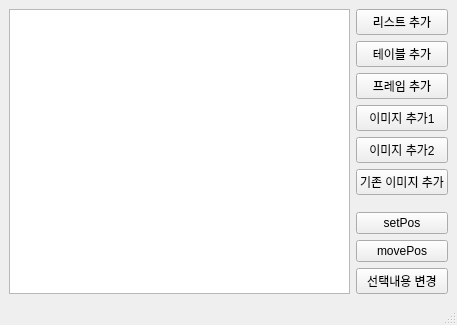
<?xml version="1.0" encoding="UTF-8"?>
<ui version="4.0">
 <class>MainWindow</class>
 <widget class="QMainWindow" name="MainWindow">
  <property name="geometry">
   <rect>
    <x>0</x>
    <y>0</y>
    <width>457</width>
    <height>325</height>
   </rect>
  </property>
  <property name="windowTitle">
   <string>MainWindow</string>
  </property>
  <property name="styleSheet">
   <string notr="true"/>
  </property>
  <property name="documentMode">
   <bool>true</bool>
  </property>
  <widget class="QWidget" name="centralwidget">
   <layout class="QHBoxLayout" name="horizontalLayout">
    <item>
     <widget class="QTextEdit" name="textEdit">
      <property name="lineWrapMode">
       <enum>QTextEdit::NoWrap</enum>
      </property>
     </widget>
    </item>
    <item>
     <layout class="QVBoxLayout" name="verticalLayout_3">
      <item>
       <layout class="QVBoxLayout" name="verticalLayout">
        <item>
         <widget class="QPushButton" name="btnList">
          <property name="text">
           <string>리스트 추가</string>
          </property>
         </widget>
        </item>
        <item>
         <widget class="QPushButton" name="btnTable">
          <property name="text">
           <string>테이블 추가</string>
          </property>
         </widget>
        </item>
        <item>
         <widget class="QPushButton" name="btninsert">
          <property name="text">
           <string>프레임 추가</string>
          </property>
         </widget>
        </item>
        <item>
         <widget class="QPushButton" name="btnImage">
          <property name="text">
           <string>이미지 추가1</string>
          </property>
         </widget>
        </item>
        <item>
         <widget class="QPushButton" name="btnImage2">
          <property name="text">
           <string>이미지 추가2</string>
          </property>
         </widget>
        </item>
        <item>
         <widget class="QPushButton" name="btnImage3">
          <property name="text">
           <string>기존 이미지 추가</string>
          </property>
         </widget>
        </item>
        <item>
         <spacer name="verticalSpacer">
          <property name="orientation">
           <enum>Qt::Vertical</enum>
          </property>
          <property name="sizeHint" stdset="0">
           <size>
            <width>20</width>
            <height>40</height>
           </size>
          </property>
         </spacer>
        </item>
       </layout>
      </item>
      <item>
       <layout class="QVBoxLayout" name="verticalLayout_2">
        <item>
         <widget class="QPushButton" name="btnSetPos">
          <property name="text">
           <string>setPos</string>
          </property>
         </widget>
        </item>
        <item>
         <widget class="QPushButton" name="btnMovePos">
          <property name="text">
           <string>movePos</string>
          </property>
         </widget>
        </item>
        <item>
         <widget class="QPushButton" name="btnChange">
          <property name="text">
           <string>선택내용 변경</string>
          </property>
         </widget>
        </item>
       </layout>
      </item>
     </layout>
    </item>
   </layout>
  </widget>
  <widget class="QMenuBar" name="menubar">
   <property name="geometry">
    <rect>
     <x>0</x>
     <y>0</y>
     <width>457</width>
     <height>20</height>
    </rect>
   </property>
  </widget>
  <widget class="QStatusBar" name="statusbar"/>
 </widget>
 <resources/>
 <connections/>
</ui>
